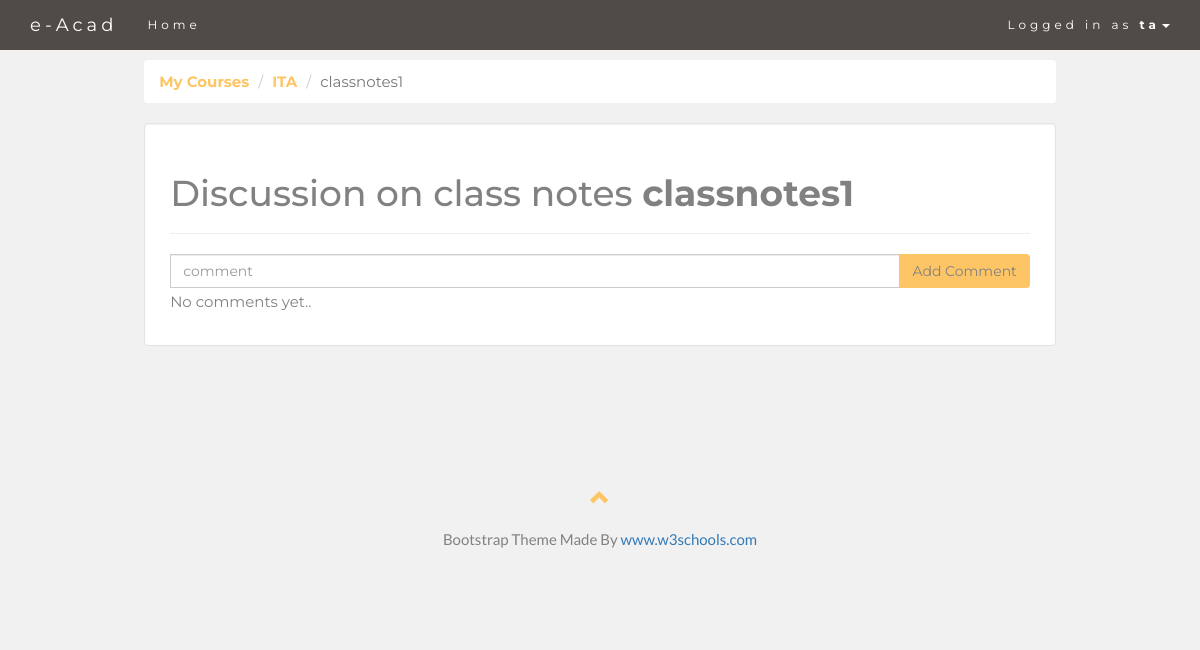
The page /ta/course/16/classnotes/discussion/21/ (signed in) on the database its author committed.
### classroom/models.py (models this page shows, shortened)
class User(AbstractUser):
    is_student = models.BooleanField(default=False)
    is_teacher = models.BooleanField(default=False)
    is_ta = models.BooleanField(default=False)
    semester = models.IntegerField(default=0)
    RollNo = models.CharField(max_length=100, default='')
    vote = models.BooleanField(default=False)

class Course(models.Model):
    owner = models.ForeignKey(User, on_delete=models.CASCADE, related_name='courses')
    semester = models.IntegerField(default=0)
    course_code = models.CharField(max_length=100, default='course_code')
    course_title = models.CharField(max_length=100, default='course_title')
    about = models.TextField(default='anything about course')
    totalclasses = models.IntegerField(default=0)
    classestaken = models.IntegerField(default=0)

class Document(models.Model):
    course = models.ForeignKey(Course, on_delete=models.CASCADE, related_name='documents')
    file_name = models.CharField(max_length=500, default='')
    file_upload = models.FileField(upload_to='documents/')
    uploaded_at = models.DateTimeField(default=timezone.now)

### classroom/views/ta.py (the view)
# urls.py: path('ta/course/<int:course_pk>/classnotes/discussion/<int:notes_pk>/', ta.add_comment_to_post_ta, name='add_comment_to_post_ta'),
@login_required
@ta_required
def add_comment_to_post_ta(request, course_pk, notes_pk):
    course = get_object_or_404(Course,pk=course_pk)
    document = get_object_or_404(Document, pk=notes_pk)
    comments = document.comments.filter(approved_comment=True, parent__isnull=True)
    if request.method == 'POST':
        comment_form = CommentForm(data=request.POST)
        if comment_form.is_valid():
            parent_obj = None
            try:
                parent_id = int(request.POST.get('parent_id'))
            except:
                parent_id = None
            if parent_id:
                parent_obj = Comment.objects.get(id=parent_id)
                if parent_obj:
                    replay_comment = comment_form.save(commit=False)
                    replay_comment.parent = parent_obj
            new_comment = comment_form.save(commit=False)
            new_comment.course = course
            new_comment.document = document
            new_comment.user = request.user
            new_comment.save()
            return redirect('.')
    else:
        comment_form = CommentForm()
    return render(request, 'classroom/ta/add_comment.html', {'course':course, 'document':document, 'comments':comments, 'comment_form':comment_form})

### classroom/forms.py
class CommentForm(forms.ModelForm):
    class Meta:
        model = Comment
        fields = ('text',)

### classroom/templates/classroom/ta/add_comment.html (shortened to what this page needs)
{% extends 'base.html' %}
{% load crispy_forms_tags %}
{% block content %}
  <nav aria-label="breadcrumb">
    <ol class="breadcrumb">
      <li class="breadcrumb-item"><a href="{% url 'ta_course_list' %}" class="yellow">My Courses</a></li>
      <li class="breadcrumb-item"><a href="{% url 'course_ta_view' course.id %}" class="yellow">{{ course.course_title }}</a></li>
      <li class="breadcrumb-item active" aria-current="page">{{ document.file_name }}</li>
    </ol>
  </nav>
    <div class="well">
      <div class="page-header">
          <h1>Discussion on class notes <strong>{{ document.file_name }}</strong></h1>
      </div>
        <form action="." method="post">
            <div class="input-group">
            <input type="text" name="text" class="form-control" size="50" placeholder="comment" required>
            <div class="input-group-btn">
            <button type="submit" class="btn btn-button">Add Comment</button>
            </div>
            </div>
        </form>
        {% for comment in comments.all %}
        <div class="media">
            <div class="media-left">
                <img class="media-object" style="width:45px">
            </div>
            <div class="media-body">
                <h4 class="media-heading">{{ comment.user.first_name }} {{ comment.user.last_name }} <small><i>Posted on  {{ comment.created_date }}</i></small>
                    {% if user == comment.user %}
                        <a class="btn btn-default" href="{% url 'comment_remove_ta' comment.pk %}" ><span class="glyphicon glyphicon-trash"></span></a>
                        <a class="btn btn-default" href="{% url 'comment_approve_ta' comment.pk %}" ><span class="glyphicon glyphicon-edit"></span></a>
                    {% endif %}
                </h4>
                <h5>{{ comment.text }}</h5>
                {% for reply in comment.replies.all %}
                <div class="media">
                    <div class="media-left">
                        <span class="glyphicon glyphicon-share-alt logo-small"></span>
                    </div>
                    <div class="media-body">
                        <h4 class="media-heading">{{ reply.user.first_name }} {{ reply.user.last_name }} <small><i>Posted on {{ reply.created_date }}</i></small>
                            {% if user == reply.user %}
                            <a class="btn btn-default" href="{% url 'reply_remove_ta' reply.pk %}" ><span class="glyphicon glyphicon-trash"></span></a>
                            <a class="btn btn-default" href="{% url 'reply_approve_ta' reply.pk %}" ><span class="glyphicon glyphicon-edit"></span></a>
                            {% endif %}
                        </h4>
                        <h5>{{ reply.text }}</h5>
                    </div>
                </div>
                {% empty %}
                <p>No replies yet</p>
                {% endfor %}
                <form action="." method="post">
                    <div class="input-group">
                        {% csrf_token %}
                        <input type="text" name="text" class="form-control" size="50" placeholder="reply" required>
                        <input type="hidden" name="parent_id" value="{{ comment.id }}">
                        <div class="input-group-btn">
                            <button type="submit" class="btn" style="background-color: #062F4F; color: white;">Reply</button>
                        </div>
                    </div>
                </form>
            </div>
        </div>
        {% empty %}
        <p>No comments yet..</p>
        {% endfor %}
    </div>
{% endblock %}

### templates/base.html (shortened to what this page needs)
{% load static %}
<!DOCTYPE html>
<html lang="en">
<head>
  <link rel="stylesheet" href="https://maxcdn.bootstrapcdn.com/bootstrap/3.3.7/css/bootstrap.min.css">
</head>
<body id="myPage" data-spy="scroll" data-target=".navbar" data-offset="60">
<nav class="navbar navbar-default navbar-fixed-top">
  <div class="container">
    <div class="navbar-header">
      <a class="navbar-brand" href="#myPage">e-Acad</a>
    </div>
    <div class="collapse navbar-collapse" id="myNavbar">
      <ul class="nav navbar-nav ">
        <li><a href="{% url 'home' %}">Home</a></li>
      </ul>
      <ul class="nav navbar-nav navbar-right">
        {% if user.is_authenticated %}
        <li class="dropdown" >
        <a class="dropdown-toggle"  style="background-color: #514b48;" data-toggle="dropdown"  href="#">Logged in as <strong>{{ user.username }}</strong><span class="caret"></span></a>
        </li>
         {% endif %}
      </ul>
    </div>
  </div>
</nav>
<div class="container-fluid">
<div class="row">
  <div class="col-sm-1">
  </div>
  <div class="col-sm-10">
  {% block content %}
{% endblock %}
  </div>
  <div class="col-sm-1">
  </div>
</div>
</div>
<footer class="container-fluid text-center">
  <a href="#myPage" title="To Top">
    <span class="glyphicon glyphicon-chevron-up"></span>
  </a>
  <p>Bootstrap Theme Made By <a href="https://www.w3schools.com" title="Visit w3schools">www.w3schools.com</a></p>
</footer>
</body>
</html>

### templates/base.html (style rules this page uses)
body { font: 400 15px Lato, sans-serif; line-height: 1.8; color: #818181; background-color: #F1F1F2; }
ol.breadcrumb { background-color: #fff; font-family: Montserrat, sans-serif; }
.well { background-color: white; padding: 10px 25px 20px 25px; font-family: Montserrat, sans-serif; }
.btn-button { background-color: #FDC566; }
a.yellow { color:#FDC566; font-weight: bold; }
.container-fluid { padding: 60px 50px; }
.navbar { margin-bottom: 0; background-color: #514b48; z-index: 9999; border: 0; font-size: 12px !important; line-height: 1.42857143 !important; letter-spacing: 4px; border-radius: 0; font-family: Montserrat, sans-serif; }
.navbar li a, .navbar .navbar-brand { color: #fff !important; }
footer .glyphicon { font-size: 20px; margin-bottom: 20px; color: #FDC566; }

### rows shown on the page
User: username "ta"
Course: course_title "ITA"
Document: file_name "classnotes1"
